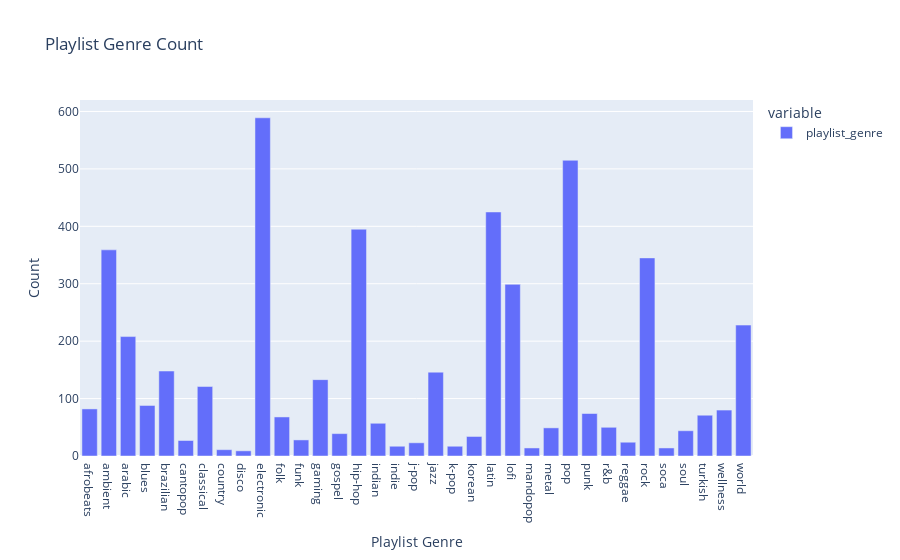

Notebook cell for this chart:
### Code cell
# pl_genre_count = df_total.groupby('playlist_genre')['playlist_genre'].count()
# fig2 = px.bar(pl_genre_count, labels = {'index': 'Playlist Genre', 'value': 'Count'},
#               title = 'Playlist Genre Count')
# fig2

### Figure 1 — Plotly figure (JSON) as saved in the notebook; plotly's stock layout.template omitted (floating-point values rounded to 4 significant figures)
{"data": [{"alignmentgroup": "True", "hovertemplate": "variable=playlist_genre<br>Playlist Genre=%{x}<br>Count=%{y}<extra></extra>", "legendgroup": "playlist_genre", "marker": {"color": "#636efa", "pattern": {"shape": ""}}, "name": "playlist_genre", "offsetgroup": "playlist_genre", "orientation": "v", "showlegend": true, "textposition": "auto", "type": "bar", "x": ["afrobeats", "ambient", "arabic", "blues", "brazilian", "cantopop", "classical", "country", "disco", "electronic", "folk", "funk", "gaming", "gospel", "hip-hop", "indian", "indie", "j-pop", "jazz", "k-pop", "korean", "latin", "lofi", "mandopop", "metal", "pop", "punk", "r&b", "reggae", "rock", "soca", "soul", "turkish", "wellness", "world"], "xaxis": "x", "y": [82, 359, 208, 88, 148, 27, 121, 11, 9, 589, 68, 28, 133, 39, 395, 57, 17, 23, 146, 17, 34, 425, 299, 14, 49, 515, 74, 50, 24, 345, 14, 44, 71, 80, 228], "yaxis": "y"}], "layout": {"barmode": "relative", "legend": {"title": {"text": "variable"}, "tracegroupgap": 0}, "title": {"text": "Playlist Genre Count"}, "xaxis": {"anchor": "y", "domain": [0, 1], "title": {"text": "Playlist Genre"}}, "yaxis": {"anchor": "x", "domain": [0, 1], "title": {"text": "Count"}}}}
